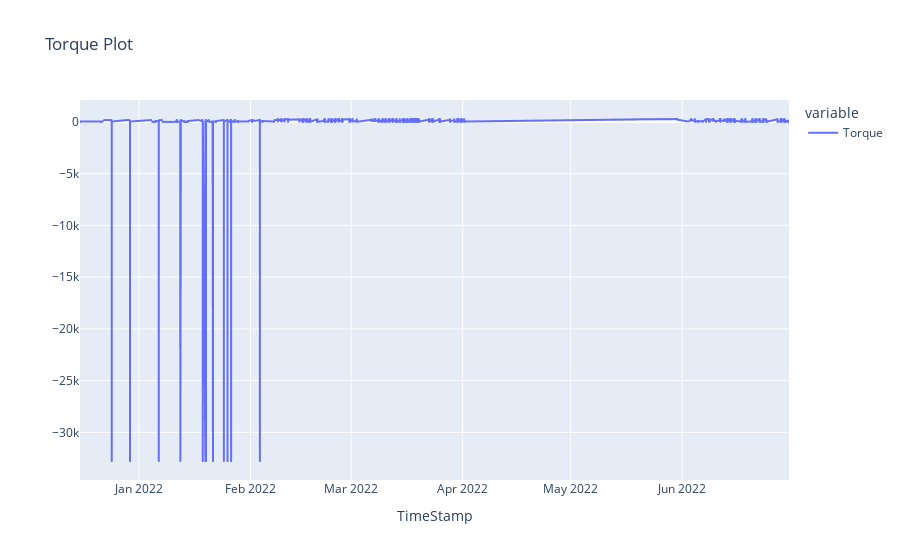

Here is the notebook cell this chart was saved with:
### Code cell
px.line(df, x = "TimeStamp", y=["Torque"], labels={
                     "value": "",
                 },
                title="Torque Plot")

### Figure 1 — Plotly figure (JSON) as saved in the notebook; plotly's stock layout.template omitted (floating-point values rounded to 4 significant figures; data arrays with more than 128 entries replaced by an {"elided": "..."} marker saying what was removed)
{"data": [{"hovertemplate": "variable=Torque<br>TimeStamp=%{x}<br>=%{y}<extra></extra>", "legendgroup": "Torque", "line": {"color": "#636efa", "dash": "solid"}, "marker": {"symbol": "circle"}, "mode": "lines", "name": "Torque", "showlegend": true, "type": "scattergl", "x": {"elided": "27762 str values"}, "xaxis": "x", "y": {"elided": "27762 float values"}, "yaxis": "y"}], "layout": {"legend": {"title": {"text": "variable"}, "tracegroupgap": 0}, "title": {"text": "Torque Plot"}, "xaxis": {"anchor": "y", "domain": [0, 1], "title": {"text": "TimeStamp"}}, "yaxis": {"anchor": "x", "domain": [0, 1], "title": {"text": ""}}}}
